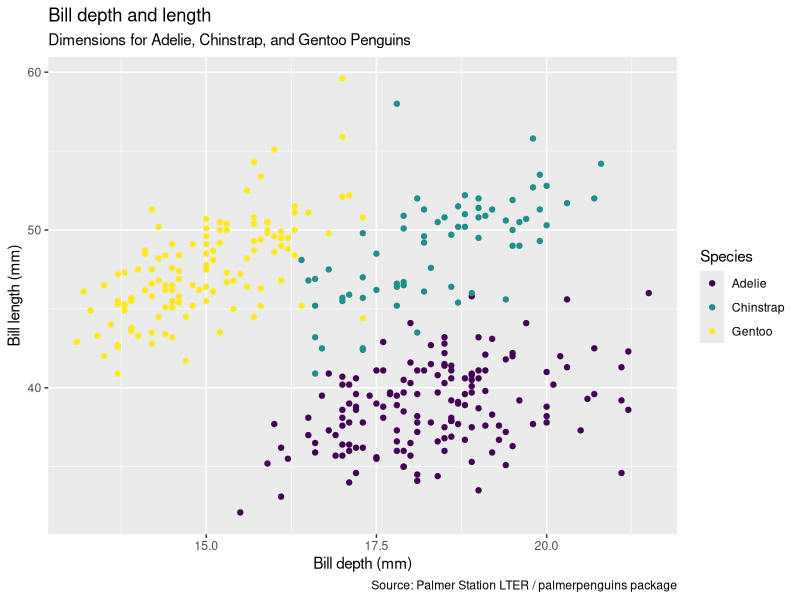
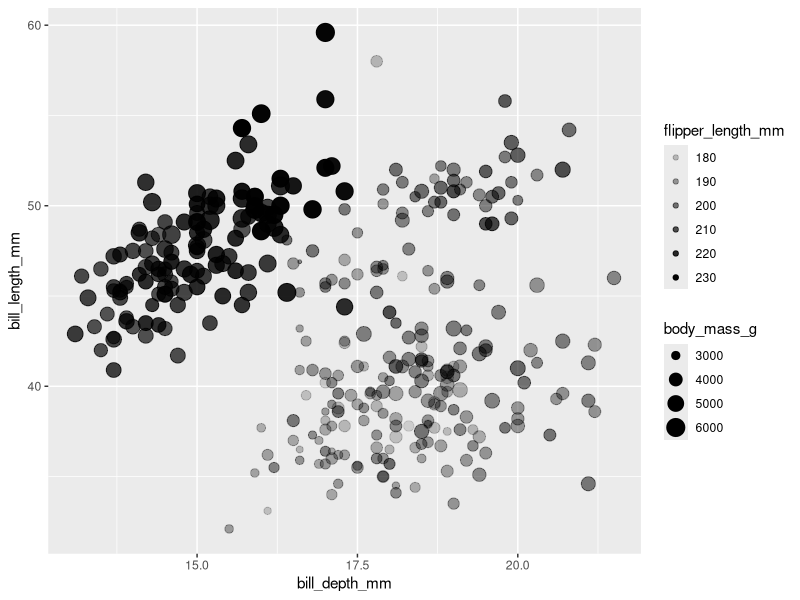
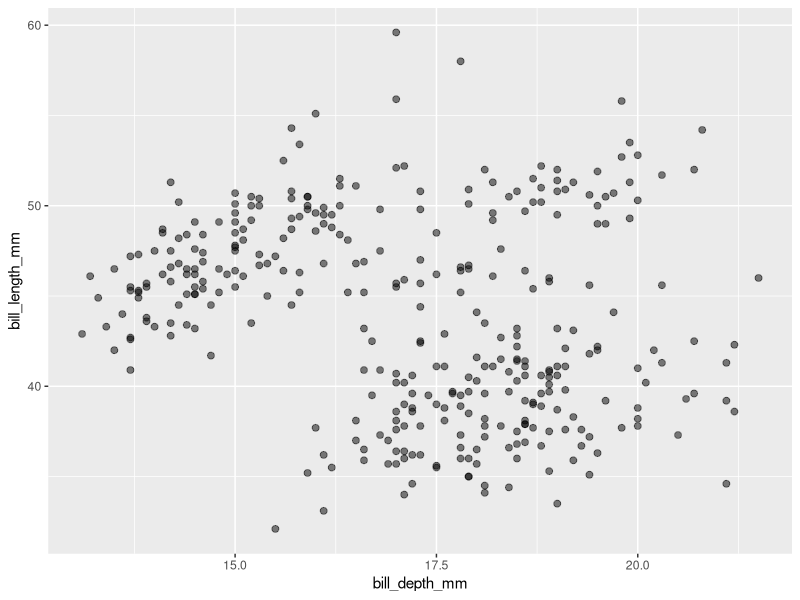

These figures' R source, in order:
## ---- chunk 1
options(htmltools.dir.version = FALSE)
library(tidyverse)
library(palmerpenguins)
# Loaded here (rather than only inside their eval=FALSE demo chunks) so that
# deployment dependency scanners (e.g. rsconnect) reliably detect and bundle
# them -- they are still executed later via ref.label in the Jitter/Density
# plot slides.
library(ggbeeswarm)
library(ggridges)
## ---- chunk 2

## ---- chunk 3

## ---- chunk 4

## ---- chunk 5

## ---- chunk 6

## ---- chunk 7
library(palmerpenguins)
library(tidyverse)
glimpse(penguins)
## ---- chunk 8
ggplot(data=penguins, 
  mapping = aes(x = bill_depth_mm,
                y = bill_length_mm,
                color = species)) +
  geom_point()+
   labs(title = "Bill depth and length",
        subtitle = "Dimensions for Adelie, Chinstrap, and Gentoo Penguins",
        x = "Bill depth (mm)", y = "Bill length (mm)",
        color = "Species",
        caption = "Source: Palmer Station LTER / palmerpenguins package")+
  scale_color_viridis_d()

## ---- chunk 9

## ---- chunk 10

## ---- chunk 11

## ---- chunk 12

## ---- chunk 13

## ---- chunk 14

## ---- chunk 15

## ---- chunk 16

## ---- chunk 17

## ---- chunk 18

## ---- chunk 19

## ---- chunk 20

## ---- chunk 21

## ---- chunk 22

## ---- chunk 23

## ---- chunk 24

## ---- chunk 25

## ---- chunk 26
ggplot(data=penguins, 
  mapping = aes(x = bill_depth_mm,
                y = bill_length_mm,
                size = body_mass_g,
                alpha = flipper_length_mm
                )) +
  geom_point()
## ---- chunk 27
ggplot(data=penguins, 
  mapping = aes(x = bill_depth_mm,
                y = bill_length_mm)) +
  geom_point(size = 2, alpha = 0.5)
## ---- chunk 28

## ---- chunk 29

## ---- chunk 30

## ---- chunk 31

## ---- chunk 32
